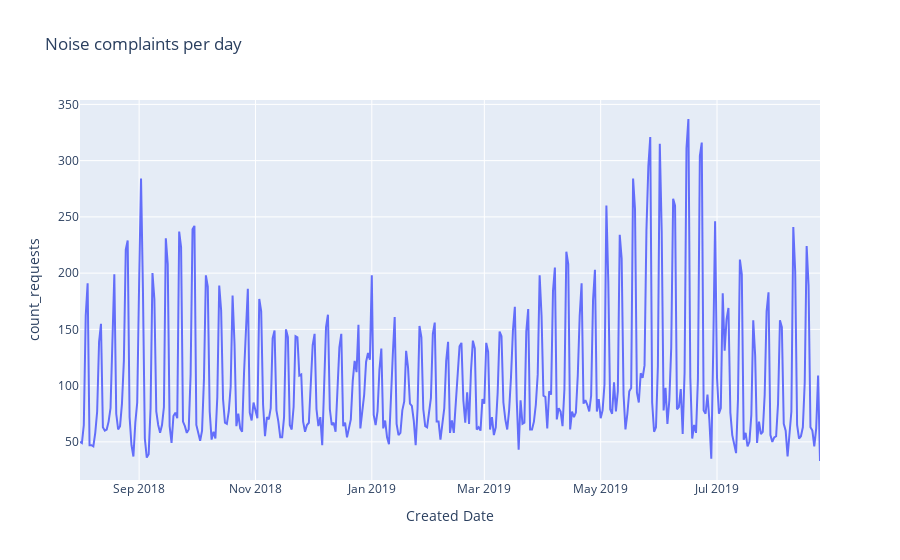

Here is the notebook cell this chart was saved with:
### Markdown cell above
```python
.resample('D', on='Created Date')
```

The `'D'` is the [period alias](https://pandas.pydata.org/pandas-docs/stable/user_guide/timeseries.html#period-aliases), i.e. the desired frequency.

### Code cell
fig = px.line(
    noise_per_day,
    x="Created Date",
    y="count_requests",
    title="Noise complaints per day",
)
fig.show()

### Figure 1 — Plotly figure (JSON) as saved in the notebook; plotly's stock layout.template omitted (floating-point values rounded to 4 significant figures; data arrays with more than 128 entries replaced by an {"elided": "..."} marker saying what was removed)
{"data": [{"hovertemplate": "Created Date=%{x}<br>count_requests=%{y}<extra></extra>", "legendgroup": "", "line": {"color": "#636efa", "dash": "solid"}, "marker": {"symbol": "circle"}, "mode": "lines", "name": "", "orientation": "v", "showlegend": false, "type": "scatter", "x": {"elided": "389 str values"}, "xaxis": "x", "y": {"elided": "389 int values"}, "yaxis": "y"}], "layout": {"legend": {"tracegroupgap": 0}, "title": {"text": "Noise complaints per day"}, "xaxis": {"anchor": "y", "domain": [0, 1], "title": {"text": "Created Date"}}, "yaxis": {"anchor": "x", "domain": [0, 1], "title": {"text": "count_requests"}}}}
